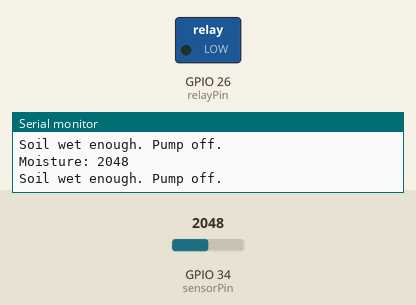
Recording of a sketch running on a simulated ESP32. On the bench: switched loads named in the sketch (green lamp = pin HIGH), the last lines printed to the serial monitor. The test bench sets the inputs (shaded band); at power-on: GPIO 34 (sensorPin) = 2048.

Above: at 5.8 s.
5.9 s: GPIO 34 (sensorPin) set to 2456
11.9 s: GPIO 34 (sensorPin) set to 2564
At 16.3 s:
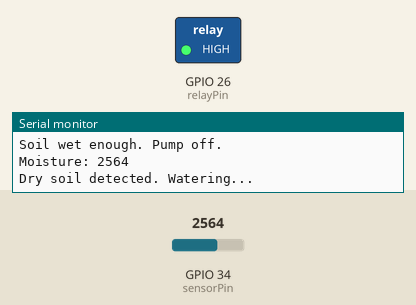
Timing chart, 0 to 51.5 s (numbered marks = the images above; inputs shaded):
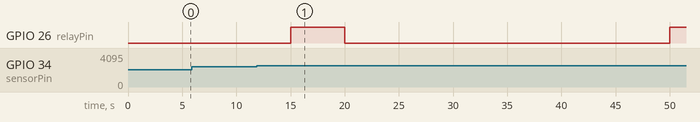

The sketch:

Prototype_Circuit.ino
```cpp
const int sensorPin = 34;   // Moisture sensor AOUT
const int relayPin = 26;    // Relay IN

const int dryThreshold = 2500;

void setup() {
  Serial.begin(115200);
  pinMode(relayPin, OUTPUT);

  digitalWrite(relayPin, LOW); // Pump OFF
}

void loop() {
  int moisture = analogRead(sensorPin);

  Serial.print("Moisture: ");
  Serial.println(moisture);

  if (moisture > dryThreshold) {
    Serial.println("Dry soil detected. Watering...");

    digitalWrite(relayPin, HIGH); // Pump ON
    delay(5000);                  // Water for 5 sec

    digitalWrite(relayPin, LOW);  // Pump OFF
    Serial.println("Watering done. Waiting for soak.");

    delay(30000);                 // Wait 30 sec before checking again
  }
  else {
    Serial.println("Soil wet enough. Pump off.");
    digitalWrite(relayPin, LOW);
    delay(5000);
  }
}
```

Measured:
- the behaviour switches between 2500 and 2501 on GPIO 34 (sensorPin) (found by bisection; images 0 and 1)
- after the input at 11.9 s, GPIO 26 (relayPin): LOW → HIGH after 3.1 s, → LOW 5.0 s later, → HIGH 30.0 s later
